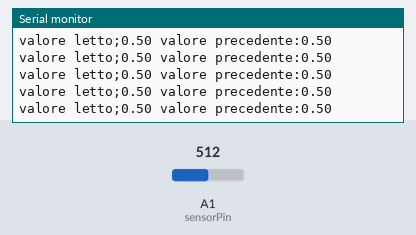
The sketch below on a simulated Arduino MKR. On the bench: the last lines printed to the serial monitor. The test bench sets the inputs (shaded band); at power-on: A1 (sensorPin) = 512. WiFi joins after 1.5 s; servers stay silent unless stated.

Above: at 12.7 s.
12.8 s: A1 (sensorPin) set to 716
At 12.96 s:
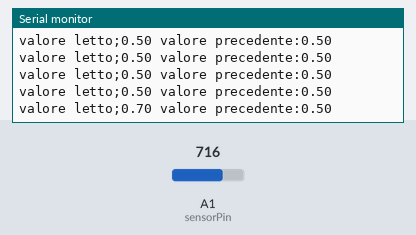
14.3 s: A1 (sensorPin) set to 900
At 14.47 s:
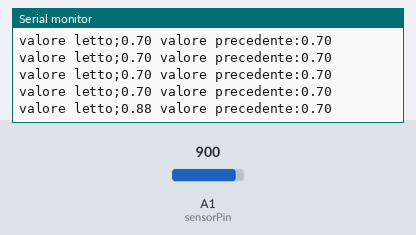
Timing chart, 0 to 17.3 s (numbered marks = the images above; inputs shaded):
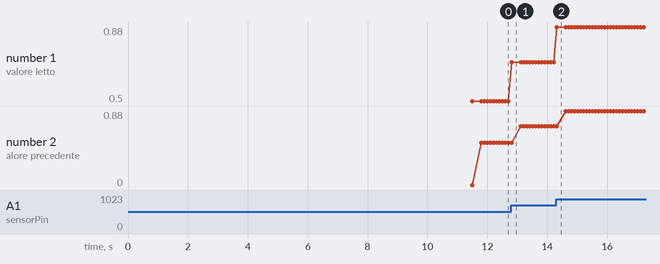

Measured:
- after the input at 12.8 s, the serial monitor: prints a new line at once (image 1)
- after the input at 14.3 s, the serial monitor: prints a new line at once (image 2)
- plotted number 1: 0.5 → 0.7 after the input at 12.8 s, 0.7 → 0.88 after the input at 14.3 s
- plotted number 2: 0.5 → 0.7 after the input at 12.8 s, 0.7 → 0.88 after the input at 14.3 s

The sketch:

ComandoViaSocket.ino
```cpp
/*
  Web client

 This sketch connects to a website (http://www.google.com)
 using a WiFi shield.

 This example is written for a network using WPA encryption. For
 WEP or WPA, change the WiFi.begin() call accordingly.

 This example is written for a network using WPA encryption. For
 WEP or WPA, change the WiFi.begin() call accordingly.

 Circuit:
 * WiFi shield attached

 created 13 July 2010
 by dlf (Metodo2 srl)
 modified 31 May 2012
 by Tom Igoe
 */


#include <SPI.h>
#include <WiFi101.h>
#include "arduino_secrets.h"
///////please enter your sensitive data in the Secret tab/arduino_secrets.h
char ssid[] = SECRET_SSID;        // your network SSID (name)
char pass[] = SECRET_PASS;    // your network password (use for WPA, or use as key for WEP)
int keyIndex = 0;
const char * host = "192.168.1.143";//"192.168.0.139";
const uint16_t port = 37777;
int status = WL_IDLE_STATUS;
// if you don't want to use DNS (and reduce your sketch size)
// use the numeric IP instead of the name for the server:
//IPAddress server(192,168,0,139);  // numeric IP for Google (no DNS)
//char server[] = "www.google.com";    // name address for Google (using DNS)

// Initialize the Ethernet client library
// with the IP address and port of the server
// that you want to connect to (port 80 is default for HTTP):
WiFiClient client;
int setThrusterLevelButtonPin=2;
int sensorPin = A1;
float lastvalueForThruster=0.0;

void setup() {
  //Initialize serial and wait for port to open:
  Serial.begin(9600);
  pinMode(setThrusterLevelButtonPin,INPUT);

  while (!Serial) {
    ; // wait for serial port to connect. Needed for native USB port only
  }

  // check for the presence of the shield:
  if (WiFi.status() == WL_NO_SHIELD) {
    Serial.println("WiFi shield not present");
    // don't continue:
    while (true);
  }

  // attempt to connect to WiFi network:
  while (status != WL_CONNECTED) {
    Serial.print("Attempting to connect to SSID: ");
    Serial.println(ssid);
    // Connect to WPA/WPA2 network. Change this line if using open or WEP network:
    status = WiFi.begin(ssid, pass);

    // wait 10 seconds for connection:
    delay(10000);
  }
  Serial.println("Connected to wifi");
  printWiFiStatus();

  Serial.println("\nStarting connection to server...");
  // if you get a connection, report back via serial:

}

void changeMFD(){
   client.println("ORB:OPENMFD:0:1");


}

void setThrusterLevel(float value){
 if (client.connect(host, port)) {

  if(client.connected()){//GESTIRE TUTTE LE ECCEZIONI POSSIBILI...
    client.println("SHIP:FOCUS:SetEngineGrpLevel:0:"+String(value));
    Serial.println("comando inviato:SHIP:FOCUS:SetEngineGrpLevel:0:"+String(value));
  }
  client.stop();
 }
}

void loop() {

   //client.println("SHIP:FOCUS::EngineGrpLevels");
   //Serial.println("SHIP:FOCUS::EngineGrpLevels:"+client.read());
 /*  if(digitalRead(setThrusterLevelButtonPin)){
    setThrusterLevel(1);
    Serial.println("inviato comando setThrusterLevel a Orbiter");
   }*/
  int analogValue=analogRead(sensorPin);
  float valueForThruster=float(analogValue)/1024;
  Serial.println("valore letto;"+String(valueForThruster)+" valore precedente:"+String(lastvalueForThruster));
  if(lastvalueForThruster!=valueForThruster){
  setThrusterLevel(valueForThruster);
  lastvalueForThruster=valueForThruster;
  }
  delay(100);
}


void printWiFiStatus() {
  // print the SSID of the network you're attached to:
  Serial.print("SSID: ");
  Serial.println(WiFi.SSID());

  // print your WiFi shield's IP address:
  IPAddress ip = WiFi.localIP();
  Serial.print("IP Address: ");
  Serial.println(ip);

  // print the received signal strength:
  long rssi = WiFi.RSSI();
  Serial.print("signal strength (RSSI):");
  Serial.print(rssi);
  Serial.println(" dBm");
}
```

arduino_secrets.h
```cpp
//#define SECRET_SSID "WiFiGGallery"
//#define SECRET_PASS "GGallery00!"
#define SECRET_SSID "WebPocket-E036"
#define SECRET_PASS "antonio71"
```
